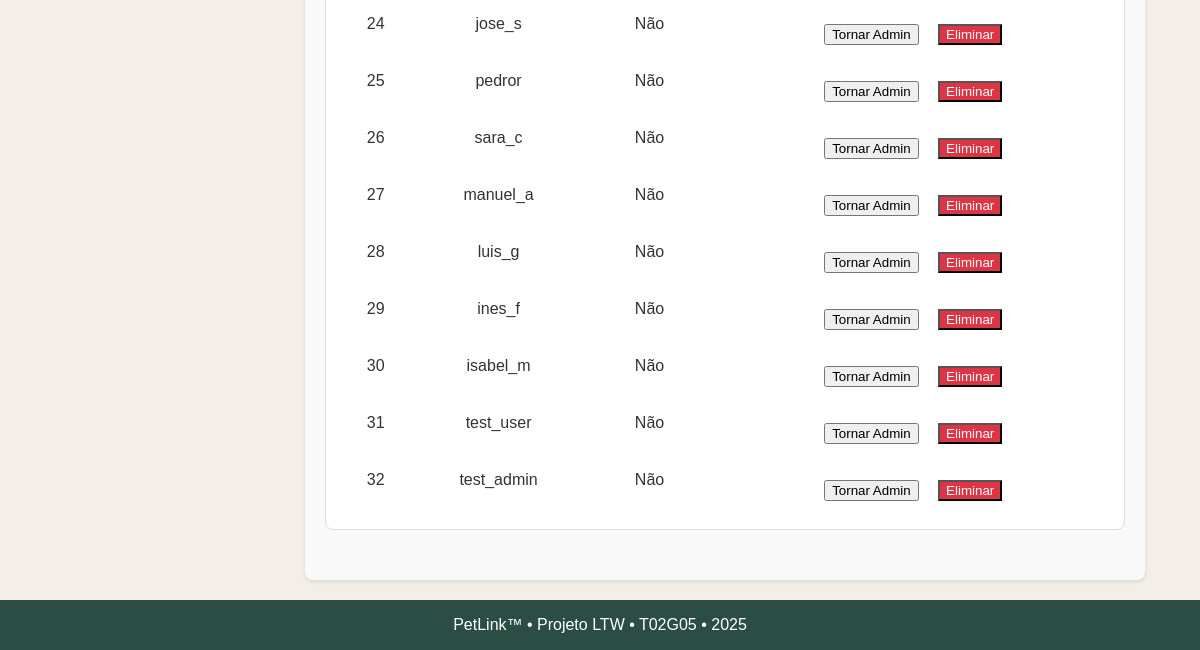
The page /pages/admin.php (signed in, lower part) on the database as committed earlier.
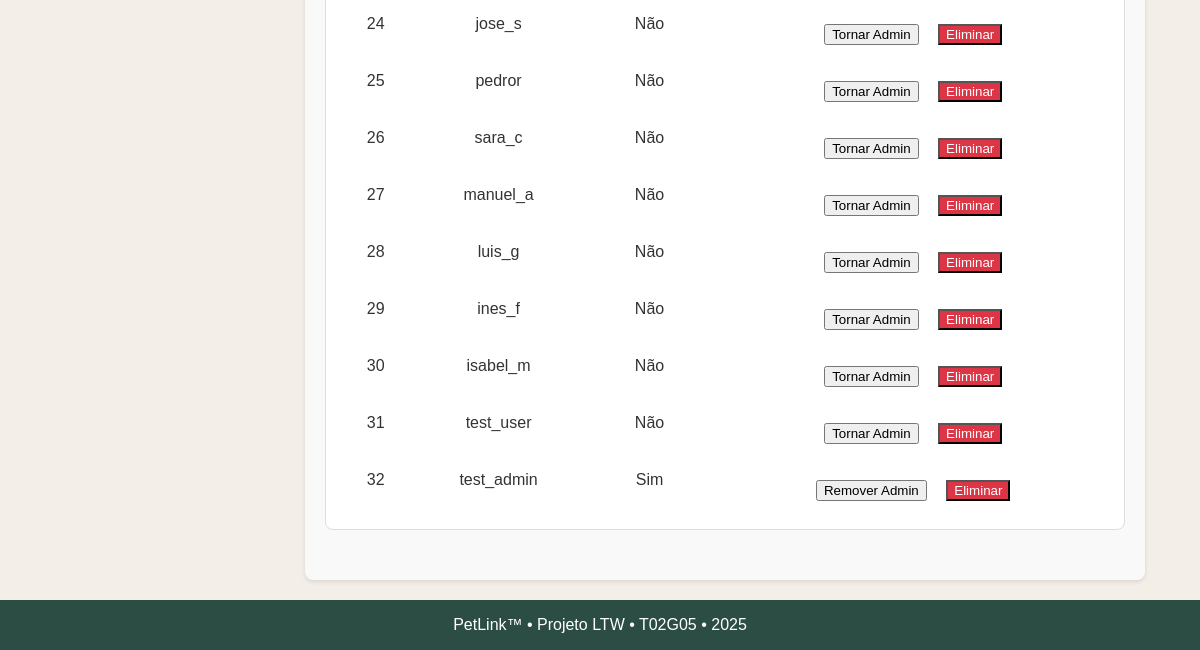
The same page on the database as committed later.
### tables this page shows
CREATE TABLE Users (
    user_id         INTEGER PRIMARY KEY AUTOINCREMENT,
    is_admin        BOOLEAN DEFAULT FALSE,
    username        TEXT UNIQUE NOT NULL,
    email           TEXT UNIQUE NOT NULL,
    password_hash   TEXT NOT NULL,
    name            TEXT NOT NULL,
    photo_id        INTEGER,
    phone           TEXT,
    district        TEXT NOT NULL,
    created_at      TIMESTAMP DEFAULT CURRENT_TIMESTAMP,
    user_description TEXT DEFAULT '', -- <-- add this line

    FOREIGN KEY (photo_id) REFERENCES Media(media_id) ON DELETE CASCADE
);

### database/users.class.php (called while the page is built, shortened)
<?php
class User {
    public static function getAllUsers(PDO $db): array {
        $stmt = $db->prepare('SELECT user_id, username, name, is_admin FROM users');
        $stmt->execute();
        return $stmt->fetchAll(PDO::FETCH_ASSOC);
    }
}

### templates/adminUserTab.php (the view, shortened to what this page needs)
<?php
require_once(__DIR__.'/../database/connection.db.php');
require_once(__DIR__.'/../database/users.class.php');
require_once(__DIR__.'/../templates/admin.php');
require_once(__DIR__.'/../templates/layout.php');
$db = getDatabaseConnection();
$users = User::getAllUsers($db);
?>
<section class="admin-section">
    <?php if (empty($users)): ?>
        <p>Nenhum utilizador encontrado.</p>
    <?php else: ?>
        <table>
            <tbody>
                <?php foreach ($users as $user): ?>
                    <tr>
                        <td style="text-align:center"><?= htmlspecialchars((string)$user['user_id']) ?></td>
                        <td><?= htmlspecialchars($user['username']) ?></td>
                        <td><?= ((int)$user['is_admin'] === 1) ? 'Sim' : 'Não' ?></td>
                        <td>
                            <?php if ((int)$user['user_id'] !== (int)$_SESSION['user_id']): ?>
                                <form action="/actions/action_elevateUser.php" method="post" class="admin-action-form">
                                    <button type="submit" name="action" value="toggle_admin">
                                        <?= ((int)$user['is_admin'] === 1) ? 'Remover Admin' : 'Tornar Admin' ?>
                                    </button>
                                </form>
                                <form action="/actions/action_deleteUser.php" method="post" class="admin-action-form" onsubmit="return confirm('Tem a certeza que quer eliminar este utilizador?');">
                                    <button type="submit" name="action" value="delete_user" style="background-color: #dc3545; color: white;">Eliminar</button>
                                </form>
                            <?php else: ?>
                                (Eu)
                            <?php endif; ?>
                        </td>
                    </tr>
                <?php endforeach; ?>
            </tbody>
        </table>
    <?php endif; ?>
</section>

Rows that differ between the two databases and show on the page:
changed users "test_admin": is_admin "Não Tornar Admin" → "Sim Remover Admin"
